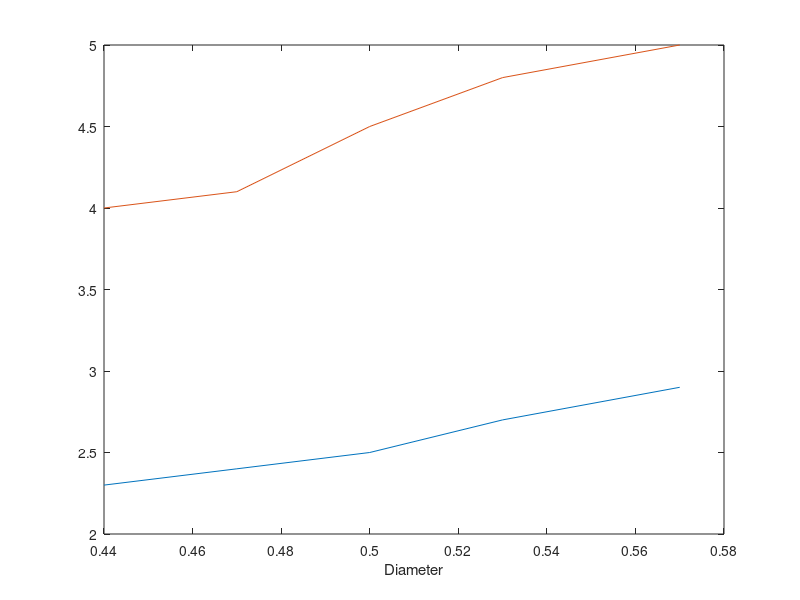

MATLAB code for this plot: (Note: this script raises an error after producing the figure.)
x = [0.57 0.53 0.5 0.47 0.44];
y1 = [2.9 2.7 2.5 2.4 2.3];
plot(x, y1);
xlabel('Diameter');
ylabel = ('Accelerating voltage');
title = ('Accelerating voltage vs. Diameter');

hold on
y2 = [5 4.8 4.5 4.1 4];
plot(x, y2);
hold off

hold on
y3 = 5.098*x;
plot(x1, y3);
hold off

hold on
y4 = 8.922*x;
plot(x2, y4);
hold off
